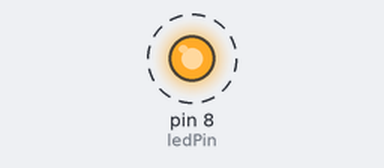
A sketch run on a simulated Arduino Uno, built with avr-gcc and run on an emulated ATmega328P. On the bench: output pins drawn as LEDs (lit = HIGH). Dashed ring = blinking.

Above: at 0.5 s.
Timing chart, 0 to 4.6 s (numbered marks = the images above):
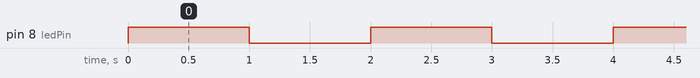

The sketch:

dois.ino
```cpp
/*	File #2

	A abordar: tipos e declaração de variáveis
	declaração de funçoes

*/

//declarar variaveis
int ledPin = 8;
bool state = LOW;

//funçao que troca o estado da variavel e muda a saida digital
void turnLedState(){
	state = !state;
	digitalWrite(ledPin, state);
}

void setup()
{
	pinMode(ledPin, OUTPUT);
}

void loop()
{
	//chamar a função
	turnLedState();
	delay(1000);

}
```

Measured:
- by itself, pin 8 (ledPin): alternates HIGH for 1.0 s and LOW for 1.0 s
